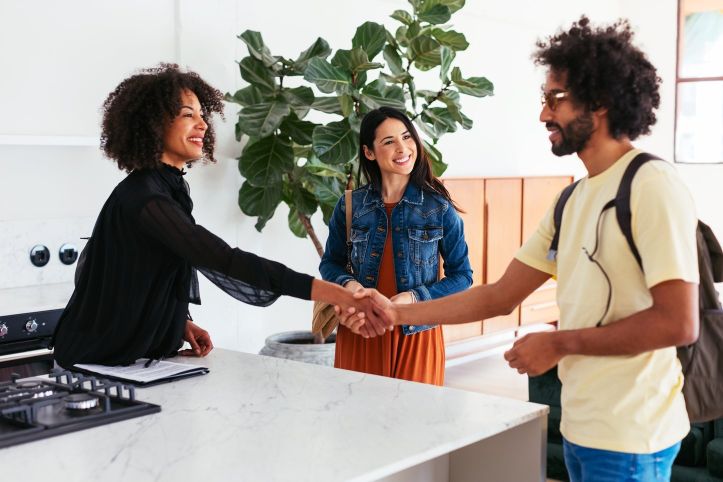
#> input picture coworkers-first-time-meeting.jpg, 1446 x 963 px, found by its file name (shown at 1/2 size)
$ python faceblur.py
#> lines starting #> are read from the running program, lines starting #| are printed output that depends on the picture; after the words box and inside, x2 and y2 are one past the last pixel; in counts of white or black regions, pixels touching at a corner belong together
import numpy as np
import cv2


df = cv2.imread('C:/Users/mayij/Desktop/coworkers-first-time-meeting.JPG')
#> df is the input picture: shape (963, 1446, 3); mean B, G, R 144.6, 151.5, 158
# df = cv2.cvtColor(df, cv2.COLOR_BGR2RGB)


face_detect = cv2.CascadeClassifier(cv2.data.haarcascades+'haarcascade_profileface.xml')
# face_detect = cv2.CascadeClassifier(cv2.data.haarcascades+'haarcascade_frontalface_alt.xml')
face_data = face_detect.detectMultiScale(df,scaleFactor=1.3,minNeighbors=3)
#> face_data = [[1054, 145, 141, 141]]


for (x, y, w, h) in face_data:
    print(x)
    cv2.rectangle(df, (x, y), (x + w, y + h), (0, 255, 0), 2)
    roi = df[y:y+h, x:x+w]
    # applying a gaussian blur over this new rectangle area
    roi = cv2.GaussianBlur(roi, (23, 23), 30)
    # impose this blurred image on original image to get final image
    df[y:y+roi.shape[0], x:x+roi.shape[1]] = roi
#> this loop made 1 pass
#| 1054
#> pass 1, `roi = df[y:y+h, x:x+w]`:
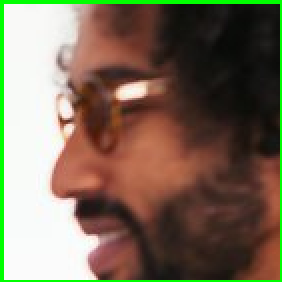
#> roi: shape (141, 141, 3) (shown 2 times larger); mean B, G, R 89.3, 108.2, 122.7
#> pass 1, `roi = cv2.GaussianBlur(roi, (23, 23), 30)`:
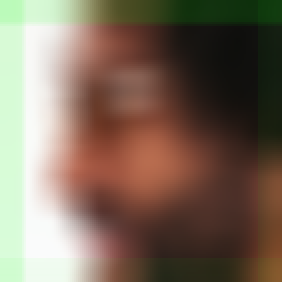
#> roi: shape (141, 141, 3) (shown 2 times larger); mean B, G, R 90.7, 106.5, 124.5
#> after the loop:
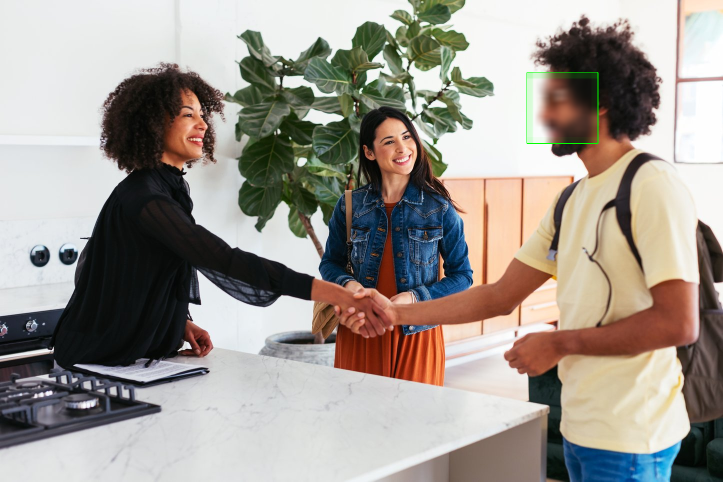
#> df: shape (963, 1446, 3) (shown at 1/2 size); 1.47% of pixels changed, all inside (x1, y1, x2, y2) = (1053, 144, 1197, 288)


resized=cv2.resize(df,(800,600),interpolation=cv2.INTER_CUBIC)
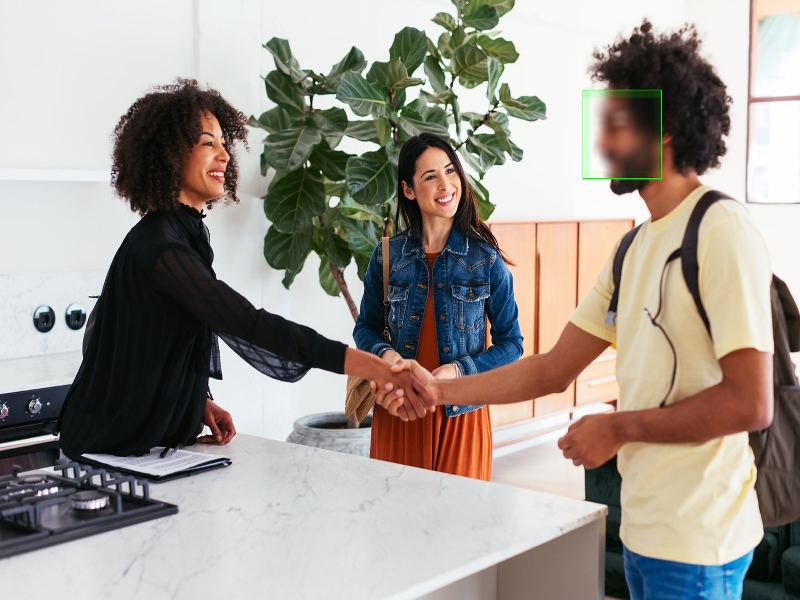
#> resized: shape (600, 800, 3); mean B, G, R 144.4, 151.6, 157.9

cv2.imshow('test',resized)

cv2.waitKey(0)

# Destroy all windows
cv2.destroyAllWindows()
